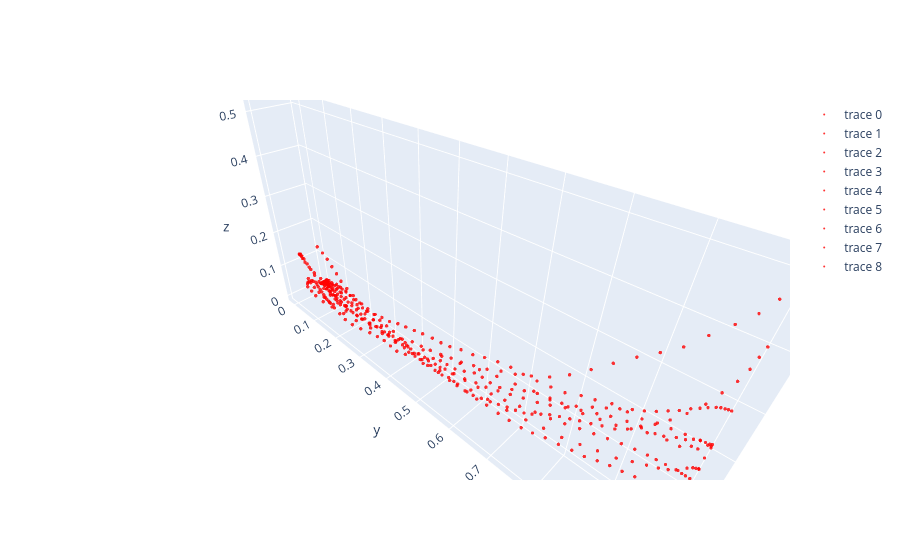

The notebook cell saved with this chart:
### Markdown cell above
### Overview #13
TESTING: Plotting the average stroke after normalization and resampling 50 points.

### Code cell
'''PanDown 0, RotRightZ 9, ZoomOut 11'''
gesture = "PanDown"
gesture_index = 0

all_strokes_L = []

fig_7 = go.Figure()

for file_num, file_path in enumerate(gesture_dict[gesture][0]):
    df = pd.read_csv(file_path)
    remove_strokes(df, gesture_index, file_num)
    filtered_df_L = get_cleaned_df(df, 1, 'l')
    filtered_df_R = get_cleaned_df(df, 1, 'r')

    if (len(filtered_df_L) != 0):
        data_sample = [] # original data of the chosen sample; 21 lists
        for col in selected_columns:
            data_sample.append(filtered_df_L[col].tolist())

        # 3.1
        #r_handed_data_sample = left_to_right_handed(data_sample=data_sample, selected_columns=selected_columns)
        # 3.2
        directional_data_sample = quaternion_to_direction(r_handed_data_sample=data_sample, selected_columns=selected_columns)
        # 3.3
        egocentric_data_sample = world_to_headspace(directional_data_sample=directional_data_sample, directional_data_names=directional_data_names)

        pts_from_3_3 = (list(zip(egocentric_data_sample[6], egocentric_data_sample[7], egocentric_data_sample[8])))
        directions_from_3_3 = (list(zip(egocentric_data_sample[9], egocentric_data_sample[10], egocentric_data_sample[11])))
        
        n = len(pts_from_3_3)
        avg_direction_from_3_3 = get_avg_direction(directions_from_3_3)
        
        # Normalize stroke while preserving aspect
        norm_stroke = normalize_stroke_preserving_aspect(pts_from_3_3)

        smoothed_stroke = extract_n_points(norm_stroke)

        all_strokes_L.append(smoothed_stroke)
        
        # Plot stroke and direction
        plot_markers(fig_7, smoothed_stroke, 'red')
        
fig_7.update_layout(
    scene=dict(
        xaxis=dict(dtick=0.1),  # Adjust range and tick spacing for x-axis
        yaxis=dict(dtick=0.1),  # Adjust range and tick spacing for y-axis
        zaxis=dict(dtick=0.1),  # Adjust range and tick spacing for z-axis (if needed),
        aspectmode='data'
    )
)     

avg_stroke_L = get_avg_stroke(all_strokes_L)

plot_markers(fig_7, avg_stroke_L, 'purple')

fig_7.show()
